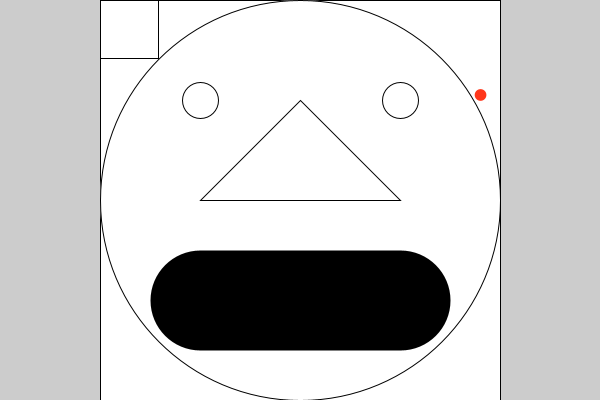
Frame 1 (no input)
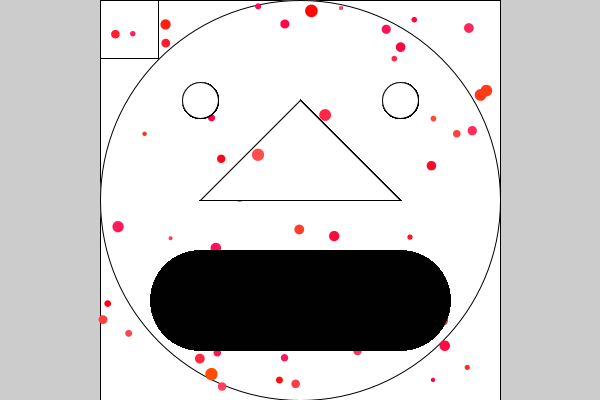
Frame 60 (the mouse pressed at the canvas centre just before this capture)
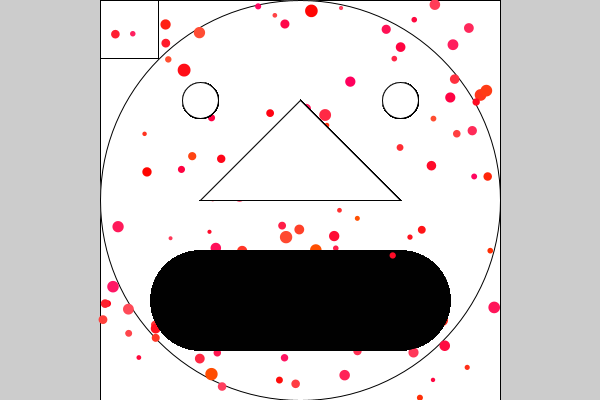
Frame 120 (the mouse held since frame 60 and released just before this capture)

The Processing sketch that drew these frames (run headless with seeded random() and noise(); from frame 60 on, the mouse is pressed at the canvas centre):

// Processing sketch: sketch_231027a
// ── sketch_231027a.pde
//Global Variables
int appWidth, appHeight, smallerDimension;
float faceX, faceY, faceDiameter;
float backgroundX, backgroundY, backgroundWidth, backgroundHeight;
float leftEyeX, leftEyeY, rightEyeX, rightEyeY, eyeDimater;
float noseX1, noseY1, noseX2, noseY2, noseX3, noseY3;
float mouthX1, mouthY1, mouthX2, mouthY2, mouthOpen, mouthReset;
float measleX, measleY, measleDiameter;
color resetColour=#FFFFFF;
//
void setup() {
  size( 600, 400 ); //fullScreen;
  appWidth = width; //displayWidth
  appHeight = height; //displayHeight
  //Ternary Operator
  smallerDimension = (appWidth >= appHeight) ? appHeight : appWidth;
  println("Smaller Dimension is", smallerDimension); //Started as local variable
  //
  //Population
  faceX = appWidth*1/2;
  faceY = appHeight*1/2;
  faceDiameter = smallerDimension;
  backgroundX = faceX - faceDiameter*1/2;
  backgroundY = faceY - faceDiameter*1/2;
  backgroundWidth = faceDiameter;
  backgroundHeight = faceDiameter;
  leftEyeX = backgroundX+smallerDimension*2/8;
  leftEyeY = backgroundY+smallerDimension*2/8;
  eyeDimater = smallerDimension*1/11;
  rightEyeX = backgroundX+smallerDimension*6/8;
  rightEyeY = leftEyeY;
  noseX1 = faceX;
  noseY1 = rightEyeY;
  noseX2 = leftEyeX;
  noseY2 = faceY;
  noseX3 = rightEyeX;
  noseY3 = faceY;
  mouthX1 = noseX2;
  mouthY1 = backgroundY+smallerDimension*3/4;
  mouthX2 = noseX3;
  mouthY2 = mouthY1;
  mouthOpen = smallerDimension*1/4;
  mouthReset = smallerDimension/smallerDimension; //1=reset
  //
  //DIVs
  rect( backgroundX, backgroundY, backgroundWidth, backgroundHeight ); //Circle ONLY
  ellipse( faceX, faceY, faceDiameter, faceDiameter );
  //4 Inscribed buttons on the background square not on the circle
  //Solve Isolceles leg length to find rect() width and height
  //2x^2 = radius^2
  rect( backgroundX, backgroundY, smallerDimension/2-sqrt(sq(smallerDimension/2)/2), smallerDimension/2-sqrt(sq(smallerDimension/2)/2) );
  println(backgroundX, smallerDimension, smallerDimension/2, sq( smallerDimension/2 ), sq( smallerDimension/2 ) /2, sqrt( sq( smallerDimension/2 ) /2 ), smallerDimension/2-sqrt(sq(smallerDimension/2)/2) );
  //
} //End setup
//
void draw() {
  
  ellipse ( leftEyeX, leftEyeY, eyeDimater, eyeDimater ); //Left Eye
  ellipse ( rightEyeX, rightEyeY, eyeDimater, eyeDimater ); //Right Eye
  triangle( noseX1, noseY1, noseX2, noseY2, noseX3, noseY3 ); //Nose
  strokeWeight(mouthOpen); 
  line( mouthX1, mouthY1, mouthX2, mouthY2 ); //mouth
  strokeWeight(mouthReset); //1=reset
  //
  color measleColour = color( 255, random(0,84), random(0, 103) );
  fill(measleColour);
  measleX = random( backgroundX, backgroundX+backgroundWidth );
  measleY = random( backgroundY, backgroundY+backgroundHeight );
  measleDiameter = random( smallerDimension*1/100, smallerDimension*1/30 );
  noStroke();
  ellipse( measleX, measleY, measleDiameter, measleDiameter );
  stroke(1); //default is 1
  fill(resetColour);
} //End draw
//
void keyPressed() {
} //End keyPressed
//
void mousePressed() {
} //End mousePressed
//
//End MAIN Program
